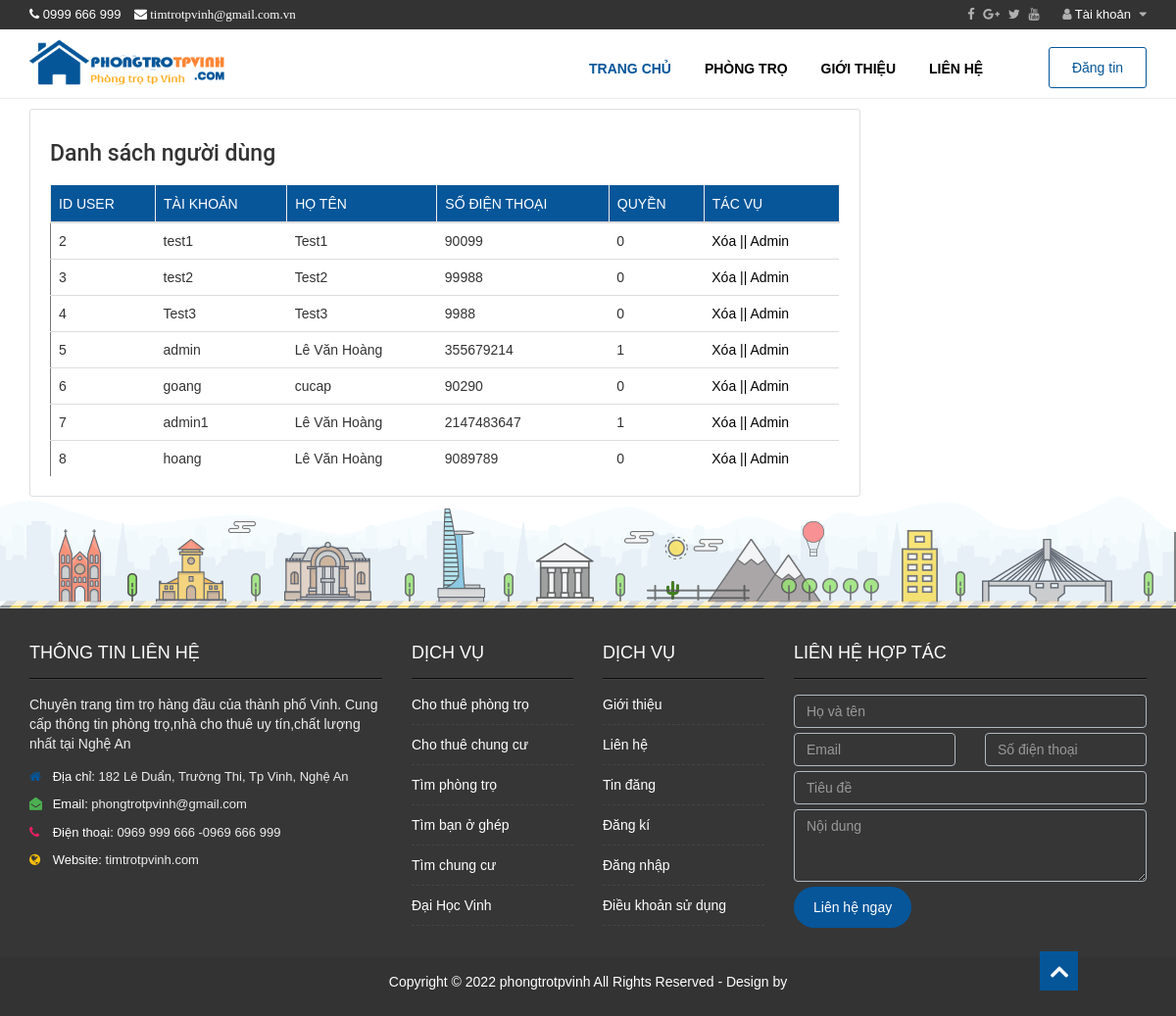
The page /index.php?p=qltk (signed in) on the database its author committed.
### tables this page shows
CREATE TABLE `user` (
  `Iduser` int(11) NOT NULL,
  `Taikhoan` varchar(50) NOT NULL,
  `Matkhau` varchar(255) NOT NULL,
  `Hoten` varchar(255) NOT NULL,
  `Sdt` int(11) NOT NULL,
  `Quyen` bit(1) NOT NULL
);

### admin/quanlynguoidung.php (the view, shortened to what this page needs)
<?php
include"lib/dbcon.php";
                            $sql="SELECT * FROM `user` ";
                            $query_danhsach=mysqli_query($con,$sql);
                            ?>
<div class="col-xs-12 col-col-md-12 col-sm-12 col-lg-9">
    <div class="content">
        <div class="single-post-new">
            <div class="content-single-news">
                <h3>Danh sách người dùng</h3>
                <article class="post-content">
                    <div class="form-dat-bai">
                        <table class="table table-hover table-border" id="list-post">
                            <thead>
                                <th>Id user</th>
                                <th>Tài khoản</th>
                                <th>Họ tên</th>
                                <th>Số điện thoại</th>
                                <th>Quyền</th>
                                <th>Tác vụ</th>
                            </thead>
                            <tbody>
                            <?php while($row_danhsach=mysqli_fetch_array($query_danhsach)){
                                ?>
                                <tr>
                                    <td>
                                    <?php echo $row_danhsach['Iduser'] ?>
                                    </td>
                                    <td>
                                    <?php echo $row_danhsach['Taikhoan'] ?>
                                    </td>
                                    <td>
                                    <?php echo $row_danhsach['Hoten'] ?>
                                    </td>
                                    <td>
                                    <?php echo $row_danhsach['Sdt'] ?>
                                    </td>
                                    <td>
                                    <?php echo $row_danhsach['Quyen'] ?>
                                    </td>
                                    <td>
                                    <a href="admin/xoataikhoan.php?d=<?php echo $row_danhsach['Iduser'] ?>">Xóa ||</a>
                                     <a href="admin/quyenhan.php?t=<?php echo $row_danhsach['Quyen'] ?>&&d=<?php echo $row_danhsach['Iduser'] ?>">Admin</a>
                                    </td>
                                </tr>
                            <?php }?>
                            </tbody>
                        </table>
                    </div>
                </article>
            </div>
        </div>
    </div>
</div>

### index.php (shortened to what this page needs)
<?php require"lib/dbcon.php";
session_start();?>
<?php
if(isset($_GET["p"]))
      $p=$_GET["p"];
    else
    $p="";
      ?>
<!DOCTYPE html>
<html lang=vi>
<head>
    <link rel="stylesheet" href="css/bootstrap.min.css">
    <link rel="stylesheet" href="css/bootstrap-theme.min.css">
    <link rel="stylesheet" href="css/style.css">
    <link rel="stylesheet" href="font/css/font-awesome.min.css">
</head>
<body>
    <div class="wrapper">
        <?php include('modules/header.php'); ?>
              <div class="content">
                  <?php switch("$p"){
                                                 case "qltk":
                                                    include"modules/divmaincontent.php";
                                                 include"admin/quanlynguoidung.php"; break;
                  }
?>
                </div>
            </div>
        </div>
    </div>
        <?php include('modules/footer.php');?>
    </div>
</body>
</html>

### modules/header.php (shortened to what this page needs)
<header>
            <div class="top-header">
                <div class="container">
                    <div class="row">
                        <div class="col-12 col-xs-7 col-sm-7 col-md-6 col-lg-6">
                            <div class="top-left pull-left">
                                <p>
                                    <span>
                                        <i class="fa fa-phone"></i>
                                        0999 666 999
                                    </span>
                                    <span>
                                        <i class="fa fa-envelope">
                                            timtrotpvinh@gmail.com.vn
                                        </i>
                                    </span>
                                </p>
                            </div>
                        </div>
                        <div class="col-12 col-xs-5 col-sm-5 col-md-6 col-lg-6">
                            <div class="top-right pull-right">
                        <?php if(!isset($_SESSION["Id"])){
                            require"modules/login-header.php";
                        }
                        else{
                            if($_SESSION["Quyen"]==0){
                            require"modules/user-header.php";}
                            else {
                                require"modules/admin-header.php";}
                            }?></div>
                        </div>
                    </div>
                </div>
            </div>
            <div class="main-header">
                <div class="container">
                    <div class="logo">
                        <a href="index.php">
                            <img src="image/logo.png" alt="Phòng trọ tp Vinh">
                        </a>
                    </div>
                    <div class="top-menu">
                        <ul class="main-nav">
                            <li class="menu-item-1">
                                <a href="index.php">Trang chủ</a>
                            </li>
                            <li class="menu-item-2">
                                <a href="index.php?p=tintheoloai">Phòng trọ</a>
                            </li>
                            <li class="menu-item-3">
                                <a href="#">Giới thiệu</a>
                            </li>
                            <li class="menu-item-4">
                                <a href="#footer">Liên hệ</a>
                            </li>
                        </ul>
                    </div>
                    <div class="button-submit">
                        <a href="index.php?p=dangbai">Đăng tin</a>
                    </div>
                    <div class="clearfix"></div>
                </div>
            </div>
        </header>

### modules/user-header.php (shortened to what this page needs)
<div class="drop-dow">
    <span class="social">
                <a href="#">
                    <i class="fa fa-facebook"></i>
                </a>
                <a href="#">
                    <i class="fa fa-google-plus"></i>
                </a>
                <a href="#">
                    <i class="fa fa-twitter"></i>
                </a>
                <a href="#">
                    <i class="fa fa-youtube"></i>
                </a>
            </span>
    <span class="account">
        <a style="cursor: pointer" >
        <i class="fa fa-user"></i>
        Tài khoản
        <i class="fa fa-caret-down"></i>
        </a>
 </span>
</div>

### modules/divmaincontent.php
<div class="main-content">
            <div class="container">
                <div class="row">

### modules/footer.php
<footer id="footer">
            <div class="content-footer">
                <div class="container">
                    <div class="row">
                        <div class="col-xs-12 col-sm-12 col-md-12 col-lg-4">
                            <div class="block-ft">
                                <h3>Thông tin liên hệ</h3>
                                <div class="block-content-ft">
                                    <p>Chuyên trang tìm trọ hàng đầu của thành phố Vinh. Cung cấp thông tin phòng trọ,nhà cho thuê uy tín,chất lượng nhất tại Nghệ An</p>
                                    <div class="info-contact">
                                        <p>
                                            <span>
                                                <i class="fa fa-home"></i>
                                                Địa chỉ:
                                            </span> 182 Lê Duẩn, Trường Thi, Tp Vinh, Nghệ An
                                        </p>
                                        <p>
                                            <span>
                                                <i class="fa fa-envelope-open"></i>
                                                Email:
                                            </span> phongtrotpvinh@gmail.com
                                        </p>
                                        <p>
                                            <span>
                                                <i class="fa fa-phone"></i>
                                                Điện thoại:
                                            </span> 0969 999 666 -0969 666 999
                                        </p>
                                        <p>
                                            <span>
                                                <i class="fa fa-globe"></i>
                                                Website:
                                            </span> timtrotpvinh.com
                                        </p>
                                    </div>
                                </div>
                            </div>
                        </div>
                        <div class="col-xs-12 col-sm-12 col-md-6 col-lg-2">
                            <div class="block-ft">
                                <h3>Dịch vụ</h3>
                                <div class="block-content-ft">
                                    <ul class="menu-footer" id="main-nav">
                                        <li>
                                            <a href="#">Cho thuê phòng trọ</a>
                                        </li>
                                        <li>
                                            <a href="#">Cho thuê chung cư</a>
                                        </li>
                                        <li>
                                            <a href="#">Tìm phòng trọ</a>
                                        </li>
                                        <li>
                                            <a href="#">Tìm bạn ở ghép</a>
                                        </li>
                                        <li>
                                            <a href="#">Tìm chung cư</a>
                                        </li>
                                        <li>
                                            <a href="#">Đại Học Vinh</a>
                                        </li>
                                    </ul>
                                </div>
                            </div>
                        </div>
                        <div class="col-xs-12 col-sm-12 col-md-6 col-lg-2">
                            <div class="block-ft">
                                <h3>Dịch vụ</h3>
                                <div class="block-content-ft">
                                    <ul class="menu-footer" id="main-nav">
                                        <li>
                                            <a href="#">Giới thiệu</a>
                                        </li>
                                        <li>
                                            <a href="#">Liên hệ</a>
                                        </li>
                                        <li>
                                            <a href="#">Tin đăng</a>
                                        </li>
                                        <li>
                                            <a href="#">Đăng kí</a>
                                        </li>
                                        <li>
                                            <a href="#">Đăng nhập</a>
                                        </li>
                                        <li>
                                            <a href="#">Điều khoản sử dụng</a>
                                        </li>
                                    </ul>
                                </div>
                            </div>
                        </div>
                        <div class="col-xs-12 col-sm-12 col-md-12 col-lg-4">
                            <div class="block-ft">
                                <h3>Liên hệ hợp tác</h3>
                                <div class="block-content-ft">
                                    <form action="#" method="post">
                                        <div class="row">
                                            <div class="col-md-12 col-sm-12 col-xs-12 col-lg-12">
                                                <input type="text" class="form-control" name="name-contact" value size="40" placeholder="Họ và tên">
                                            </div>
                                            <div class="col-lg-6 col-xs-12 col-md-12 col-sm-12">
                                                <input type="email" class="form-control" name="email" value size="40" placeholder="Email">
                                            </div>
                                            <div class="col-lg-6 col-xs-12 col-md-12 col-sm-12">
                                                <input type="text" class="form-control" name="phone" value size="40" placeholder="Số điện thoại">
                                            </div>
                                            <div class="col-md-12 col-sm-12 col-xs-12 col-lg-12">
                                                <input type="text" class="form-control" name="title-contact" value size="40" placeholder="Tiêu đề">
                                            </div>
                                            <div class="col-md-12 col-sm-12 col-xs-12 col-lg-12">
                                                <textarea name="contact" class="form-control" id="" cols="40" rows="3" placeholder="Nội dung"></textarea>
                                            </div>
                                            <div class="col-md-12 col-sm-12 col-xs-12 col-lg-12">
                                                <input type="submit" class="contact-button" value="Liên hệ ngay">
                                            </div>
                                        </div>
                                    </form>
                                </div>
                            </div>
                        </div>
                    </div>
                </div>
            </div>
            <div class="copyright">
                <p>
                    Copyright © 2022 phongtrotpvinh All Rights Reserved - Design by
                </p>
            </div>
            <a class="back-to-top" style="display: inline;">
                <i class="fa fa-angle-up">
            </i></a>
        </footer>

### rows shown on the page
user: Iduser "2", Taikhoan "test1", Hoten "Test1", Sdt "90099", Quyen "0"
user: Iduser "3", Taikhoan "test2", Hoten "Test2", Sdt "99988", Quyen "0"
user: Iduser "4", Taikhoan "Test3", Hoten "Test3", Sdt "9988", Quyen "0"
user: Iduser "5", Taikhoan "admin", Hoten "Lê Văn Hoàng", Sdt "355679214", Quyen "1"
user: Iduser "6", Taikhoan "goang", Hoten "cucap", Sdt "90290", Quyen "0"
user: Iduser "7", Taikhoan "admin1", Hoten "Lê Văn Hoàng", Sdt "2147483647", Quyen "1"
user: Iduser "8", Taikhoan "hoang", Hoten "Lê Văn Hoàng", Sdt "9089789", Quyen "0"
